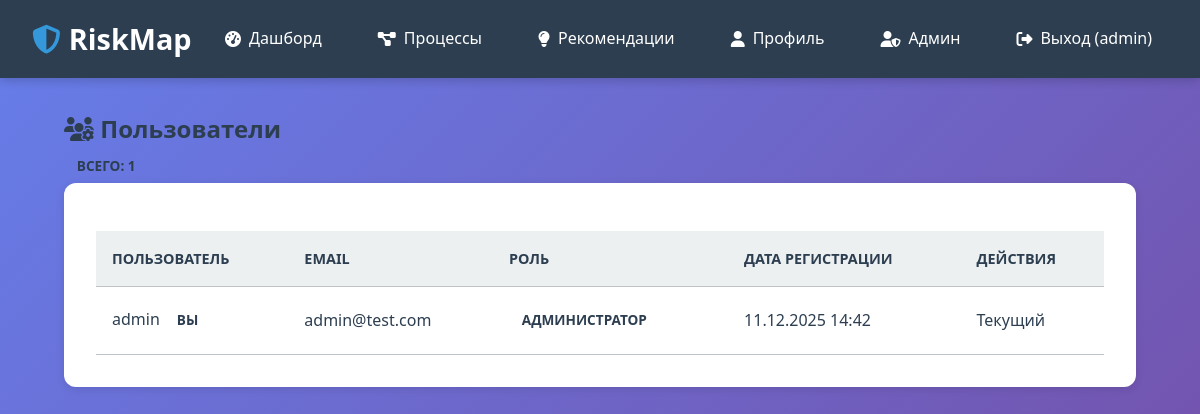
Page /admin-panel/users/ (signed in) on the earlier database version.
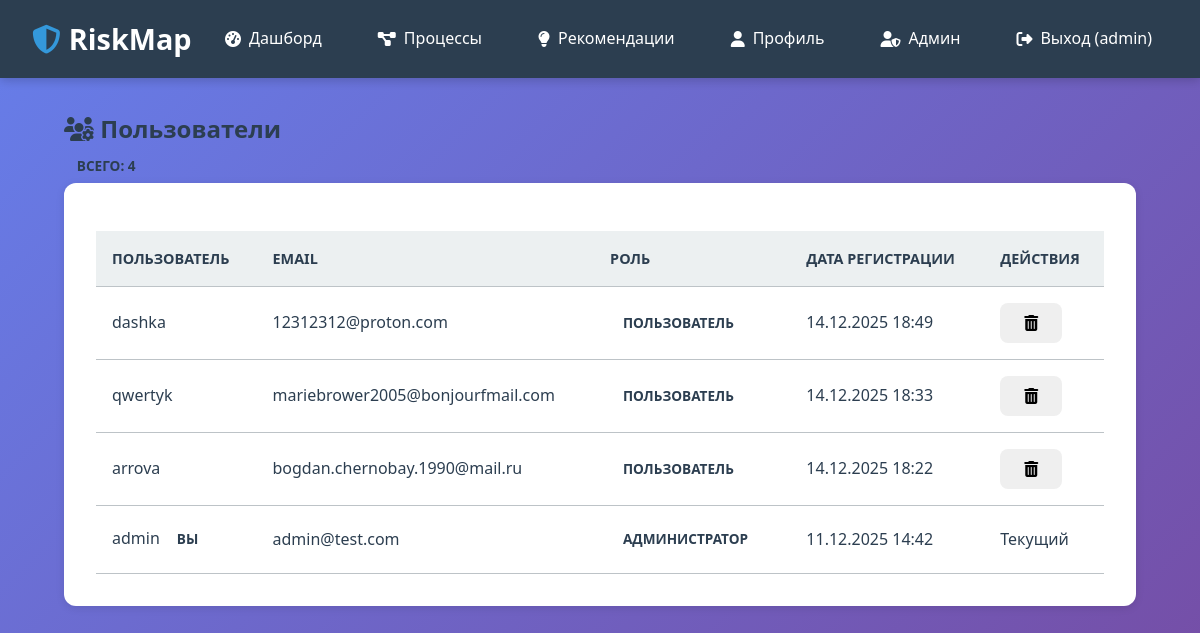
Same page on the later database version.
### apps/authentication/models.py (models this page shows, shortened)
class User(AbstractUser):
    email = models.EmailField(unique=True, verbose_name='Email')
    created_at = models.DateTimeField(auto_now_add=True, verbose_name='Дата регистрации')
    updated_at = models.DateTimeField(auto_now=True, verbose_name='Дата обновления')
    USERNAME_FIELD = 'username'
    REQUIRED_FIELDS = ['email']
    class Meta:
        verbose_name = 'Пользователь'
        verbose_name_plural = 'Пользователи'
        ordering = ['-created_at']
        db_table = 'users'

### apps/admin_panel/views.py (the view)
# urls.py: path('users/', views.user_management, name='user_management'),
@admin_required
def user_management(request):
    users = User.objects.all().order_by('-date_joined')
    return render(request, 'admin_panel/user_management.html', {'users': users})

### templates/admin_panel/user_management.html (shortened to what this page needs)
{% extends 'base.html' %}
{% block content %}
<div class="container py-4">
    <div class="d-flex justify-content-between align-items-center mb-4">
        <h2><i class="fas fa-users-cog"></i> Пользователи</h2>
        <span class="badge bg-secondary">Всего: {{ users.count }}</span>
    </div>
    <div class="card shadow">
        <div class="card-body p-0">
            <div class="table-responsive">
                <table class="table table-hover align-middle mb-0">
                    <thead class="bg-light">
                        <tr>
                            <th class="ps-4">Пользователь</th>
                            <th>Email</th>
                            <th>Роль</th>
                            <th>Дата регистрации</th>
                            <th class="text-end pe-4">Действия</th>
                        </tr>
                    </thead>
                    <tbody>
                        {% for u in users %}
                        <tr>
                            <td class="ps-4">
                                <div class="fw-bold">
                                    {{ u.username }}
                                    {% if u.id == request.user.id %}
                                        <span class="badge bg-primary ms-1">Вы</span>
                                    {% endif %}
                                </div>
                            </td>
                            <td>{{ u.email }}</td>
                            <td>
                                {% if u.is_superuser %}
                                    <span class="badge bg-danger">Администратор</span>
                                {% else %}
                                    <span class="badge bg-success">Пользователь</span>
                                {% endif %}
                            </td>
                            <td>{{ u.date_joined|date:"d.m.Y H:i" }}</td>
                            <td class="text-end pe-4">
                                {% if u.id != request.user.id %}
                                    <form action="{% url 'admin_panel:delete_user' u.id %}" method="post" class="d-inline" onsubmit="return confirm('Вы уверены, что хотите удалить пользователя {{ u.username }}? Это действие нельзя отменить.');">
                                        <button type="submit" class="btn btn-sm btn-outline-danger" title="Удалить">
                                            <i class="fas fa-trash-alt"></i>
                                        </button>
                                    </form>
                                {% else %}
                                    <span class="text-muted small">Текущий</span>
                                {% endif %}
                            </td>
                        </tr>
                        {% empty %}
                        <tr>
                            <td colspan="5" class="text-center py-4 text-muted">Пользователей нет</td>
                        </tr>
                        {% endfor %}
                    </tbody>
                </table>
            </div>
        </div>
    </div>
</div>
{% endblock %}

### templates/base.html (shortened to what this page needs)
<!DOCTYPE html>
<html lang="ru">
<head>
    <link href="https://cdn.jsdelivr.net/npm/vis-network@9.1.9/dist/dist/vis-network.min.css" rel="stylesheet">
    <link rel="stylesheet" href="https://cdnjs.cloudflare.com/ajax/libs/font-awesome/6.5.1/css/all.min.css">
</head>
<body>
    <nav class="navbar">
        <div class="navbar-container">
            <a href="{% url 'core:home' %}" class="navbar-brand">
                <i class="fas fa-shield-alt"></i>
                RiskMap
            </a>
            <ul class="navbar-menu">
                {% if user.is_authenticated %}
                    <li><a href="{% url 'core:dashboard' %}">
                        <i class="fas fa-tachometer-alt"></i> Дашборд
                    </a></li>
                    <li><a href="{% url 'core:process_list' %}">
                        <i class="fas fa-project-diagram"></i> Процессы
                    </a></li>
                    <li><a href="{% url 'core:recommendations' %}">
                        <i class="fas fa-lightbulb"></i> Рекомендации
                    </a></li>
                    <li><a href="{% url 'core:profile' %}">
                        <i class="fas fa-user"></i> Профиль
                    </a></li>
                {% if user.is_superuser %}
                <li><a href="{% url 'admin_panel:user_management' %}">
                    <i class="fas fa-user-shield"></i> Админ
                </a></li>
                {% endif %}
                    <li><a href="{% url 'authentication:logout' %}">
                        <i class="fas fa-sign-out-alt"></i> Выход ({{ user.username }})
                    </a></li>
                {% endif %}
            </ul>
        </div>
    </nav>
    <div class="container">
        {% block content %}{% endblock %}
    </div>
</body>
</html>

Differences in the rows shown:
added User: username "dashka", email "12312312@proton.com", is_superuser "ПОЛЬЗОВАТЕЛЬ", date_joined "14.12.2025 18:49"
added User: username "qwertyk", email "mariebrower2005@bonjourfmail.com", is_superuser "ПОЛЬЗОВАТЕЛЬ", date_joined "14.12.2025 18:33"
added User: username "arrova", email "bogdan.chernobay.1990@mail.ru", is_superuser "ПОЛЬЗОВАТЕЛЬ", date_joined "14.12.2025 18:22"
Other differences:
{{ users.count }}: "1" → "4"
